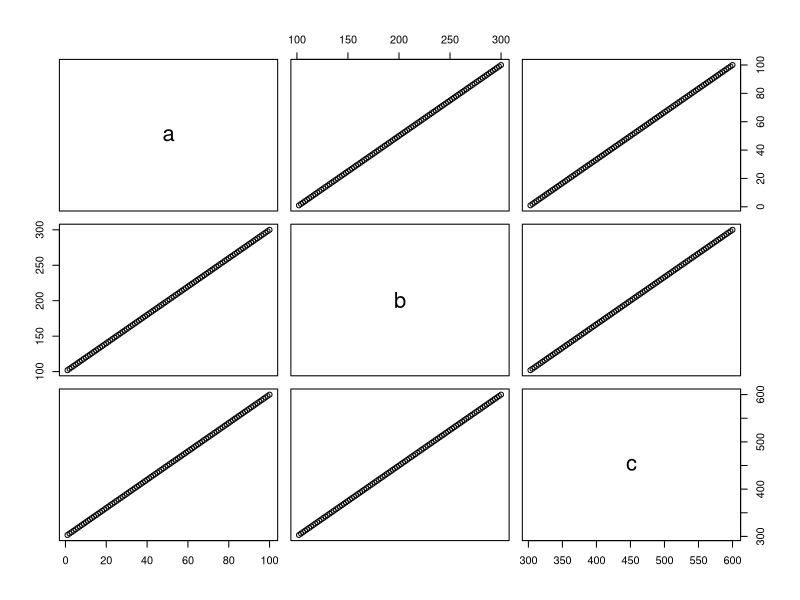
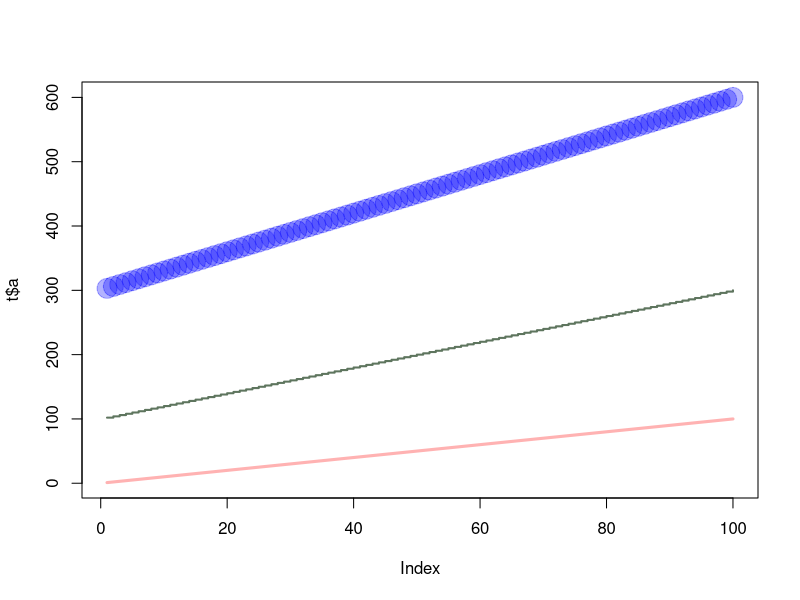

Write R code to recreate these figures, in order.
#by Oleksandra Tarasiuk
x1=seq(from=1, to=100, by=1)
x2=seq(from=101, to=200, by=1)
x3=seq(from=201, to=300, by=1)
t = data.frame(a = x1, b = x1+x2, c = x1+x2+x3)
plot(t)

plot(t$a, type="l", ylim=range(t),lwd=3, col=rgb(1,0,0,0.3))
lines(t$b, type="s", lwd=2,col=rgb(0.3,0.4,0.3,0.9))
points(t$c, pch=20, cex=4,col=rgb(0,0,1,0.3))

